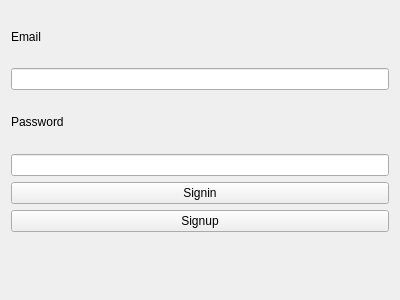
<?xml version="1.0" encoding="UTF-8"?>
<ui version="4.0">
 <class>Signin</class>
 <widget class="QWidget" name="Signin">
  <property name="geometry">
   <rect>
    <x>0</x>
    <y>0</y>
    <width>400</width>
    <height>300</height>
   </rect>
  </property>
  <property name="windowTitle">
   <string>Signin</string>
  </property>
  <layout class="QVBoxLayout" name="verticalLayout">
   <item>
    <widget class="QLabel" name="emailLabel">
     <property name="text">
      <string>Email</string>
     </property>
    </widget>
   </item>
   <item>
    <widget class="QLineEdit" name="emailLineEdit"/>
   </item>
   <item>
    <widget class="QLabel" name="passwordLabel">
     <property name="text">
      <string>Password</string>
     </property>
    </widget>
   </item>
   <item>
    <widget class="QLineEdit" name="passwordLineEdit">
        <property name="echoMode">
            <enum>QLineEdit::Password</enum>
        </property>
    </widget>
   </item>
   <item>
    <widget class="QPushButton" name="signinButton">
     <property name="cursor">
      <cursorShape>PointingHandCursor</cursorShape>
     </property>
     <property name="text">
      <string>Signin</string>
     </property>
    </widget>
   </item>
   <item>
    <widget class="QPushButton" name="signupButton">
     <property name="text">
      <string>Signup</string>
     </property>
    </widget>
   </item>
   <item>
    <widget class="QLabel" name="responseLabel"/>
   </item>
  </layout>
 </widget>
 <resources/>
 <connections/>
</ui>
